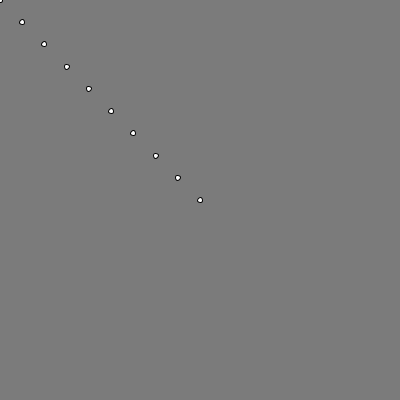
Frame 1 (no input)
Frame 60 (the mouse pressed at the canvas centre just before this capture): identical to frame 1, image omitted
Frame 120 (the mouse held since frame 60 and released just before this capture): blank canvas, image omitted

The Processing sketch that drew this single still picture (run headless with seeded random() and noise(); from frame 60 on, the mouse is pressed at the canvas centre):

// Processing sketch: dotted_line_2
// ── dotted_line_2.pde
float x1;
float y1;
float x2;
float y2;

void setup() {
  size(400, 400);

  x1 = 0;
  y1 = 0;
  x2 = 300;
  y2 = 300;
}

void draw() {
  background(123);
  dottedLine(width/2, height/2, mouseX, mouseY, 10);
}

void dottedLine(float x1, float y1, float x2, float y2, int numDots) {
  float interval = 1.0/(numDots-1); // 얼만큼 움직이나? 점이 10개이니 1/9만큼.
  for (int i = 0; i < numDots; i++) {
    float nx = lerp(x1, x2, i*interval);
    float ny = lerp(y1, y2, i*interval);
    ellipse(nx, ny, 5, 5);
  }
}
